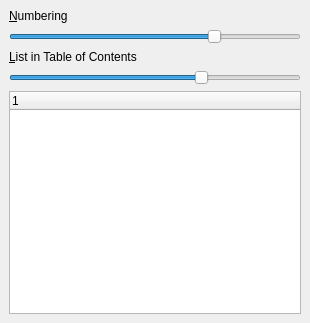
<ui version="4.0" >
 <author></author>
 <comment></comment>
 <exportmacro></exportmacro>
 <class>NumberingUi</class>
 <widget class="QWidget" name="NumberingUi" >
  <property name="geometry" >
   <rect>
    <x>0</x>
    <y>0</y>
    <width>310</width>
    <height>323</height>
   </rect>
  </property>
  <property name="windowTitle" >
   <string/>
  </property>
  <layout class="QGridLayout" >
   <property name="margin" >
    <number>9</number>
   </property>
   <property name="spacing" >
    <number>6</number>
   </property>
   <item row="4" column="0" >
    <widget class="QTreeWidget" name="tocTW" />
   </item>
   <item row="3" column="0" >
    <widget class="QSlider" name="tocSL" >
     <property name="minimum" >
      <number>-1</number>
     </property>
     <property name="maximum" >
      <number>5</number>
     </property>
     <property name="value" >
      <number>3</number>
     </property>
     <property name="orientation" >
      <enum>Qt::Horizontal</enum>
     </property>
    </widget>
   </item>
   <item row="1" column="0" >
    <widget class="QSlider" name="depthSL" >
     <property name="minimum" >
      <number>-2</number>
     </property>
     <property name="maximum" >
      <number>5</number>
     </property>
     <property name="value" >
      <number>3</number>
     </property>
     <property name="orientation" >
      <enum>Qt::Horizontal</enum>
     </property>
    </widget>
   </item>
   <item row="2" column="0" >
    <widget class="QLabel" name="TextLabel1" >
     <property name="text" >
      <string>&amp;List in Table of Contents</string>
     </property>
     <property name="buddy" >
      <cstring>tocSL</cstring>
     </property>
    </widget>
   </item>
   <item row="0" column="0" >
    <widget class="QLabel" name="TextLabel1_2" >
     <property name="text" >
      <string>&amp;Numbering</string>
     </property>
     <property name="buddy" >
      <cstring>depthSL</cstring>
     </property>
    </widget>
   </item>
  </layout>
 </widget>
 <pixmapfunction></pixmapfunction>
 <includes>
  <include location="local" >qt_helpers.h</include>
 </includes>
 <tabstops>
  <tabstop>tocSL</tabstop>
  <tabstop>depthSL</tabstop>
 </tabstops>
 <resources/>
 <connections/>
</ui>
